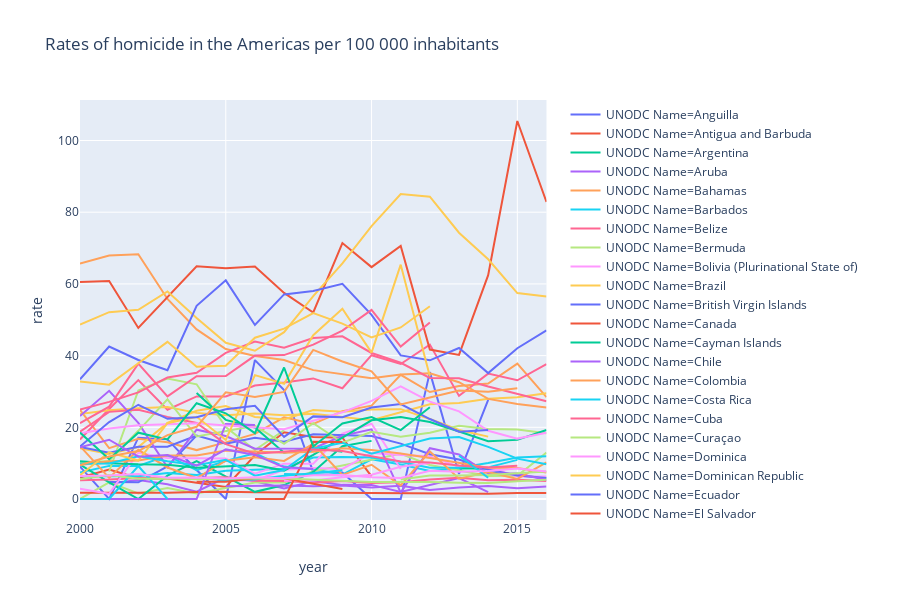

The notebook cell saved with this chart:
### Code cell
# Let's examine this one continent at a time
americas = rates[rates.Region == "Americas"]
fig_amer = px.line(americas, x="year", y="rate", color='UNODC Name', title='Rates of homicide in the Americas per 100 000 inhabitants')
fig_amer

### Figure 1 — Plotly figure (JSON) as saved in the notebook; plotly's stock layout.template omitted (floating-point values rounded to 4 significant figures)
{"data": [{"hoverlabel": {"namelength": 0}, "hovertemplate": "UNODC Name=Anguilla<br>year=%{x}<br>rate=%{y}", "legendgroup": "UNODC Name=Anguilla", "line": {"color": "#636efa", "dash": "solid"}, "mode": "lines", "name": "UNODC Name=Anguilla", "showlegend": true, "type": "scatter", "x": [2000, 2001, 2002, 2003, 2004, 2005, 2006, 2007, 2008, 2009, 2010, 2011, 2012, 2013, 2014, 2015, 2016], "xaxis": "x", "y": [9.033, 0, 17.11, 16.64, 8.104, 0, 38.75, 30.42, 7.485, 7.372, 0, 0, 35.39, 6.993, 27.66, null, null], "yaxis": "y"}, {"hoverlabel": {"namelength": 0}, "hovertemplate": "UNODC Name=Antigua and Barbuda<br>year=%{x}<br>rate=%{y}", "legendgroup": "UNODC Name=Antigua and Barbuda", "line": {"color": "#EF553B", "dash": "solid"}, "mode": "lines", "name": "UNODC Name=Antigua and Barbuda", "showlegend": true, "type": "scatter", "x": [2000, 2001, 2002, 2003, 2004, 2005, 2006, 2007, 2008, 2009, 2010, 2011, 2012, 2013, 2014, 2015, 2016], "xaxis": "x", "y": [5.982, 8.23, 5.796, 5.728, 4.532, 3.361, 12.18, 18.6, 17.3, 17.1, 6.338, null, 10.33, null, null, null, null], "yaxis": "y"}, {"hoverlabel": {"namelength": 0}, "hovertemplate": "UNODC Name=Argentina<br>year=%{x}<br>rate=%{y}", "legendgroup": "UNODC Name=Argentina", "line": {"color": "#00cc96", "dash": "solid"}, "mode": "lines", "name": "UNODC Name=Argentina", "showlegend": true, "type": "scatter", "x": [2000, 2001, 2002, 2003, 2004, 2005, 2006, 2007, 2008, 2009, 2010, 2011, 2012, 2013, 2014, 2015, 2016], "xaxis": "x", "y": [null, null, null, null, null, null, null, null, null, null, null, null, null, null, 7.508, 6.534, 5.943], "yaxis": "y"}, {"hoverlabel": {"namelength": 0}, "hovertemplate": "UNODC Name=Aruba<br>year=%{x}<br>rate=%{y}", "legendgroup": "UNODC Name=Aruba", "line": {"color": "#ab63fa", "dash": "solid"}, "mode": "lines", "name": "UNODC Name=Aruba", "showlegend": true, "type": "scatter", "x": [2000, 2001, 2002, 2003, 2004, 2005, 2006, 2007, 2008, 2009, 2010, 2011, 2012, 2013, 2014, 2015, 2016], "xaxis": "x", "y": [null, 4.306, 5.264, 4.123, 2.026, 5.998, 4.959, 2.964, 4.933, 3.943, 3.934, 1.96, 3.9, 5.815, 1.927, null, null], "yaxis": "y"}, {"hoverlabel": {"namelength": 0}, "hovertemplate": "UNODC Name=Bahamas<br>year=%{x}<br>rate=%{y}", "legendgroup": "UNODC Name=Bahamas", "line": {"color": "#FFA15A", "dash": "solid"}, "mode": "lines", "name": "UNODC Name=Bahamas", "showlegend": true, "type": "scatter", "x": [2000, 2001, 2002, 2003, 2004, 2005, 2006, 2007, 2008, 2009, 2010, 2011, 2012, 2013, 2014, 2015, 2016], "xaxis": "x", "y": [24.84, 14.19, 16.82, 15.84, 13.64, 15.79, 18.16, 22.79, 20.94, 24.52, 26.05, 34.65, 29.84, 31.54, 32.18, 37.74, 28.4], "yaxis": "y"}, {"hoverlabel": {"namelength": 0}, "hovertemplate": "UNODC Name=Barbados<br>year=%{x}<br>rate=%{y}", "legendgroup": "UNODC Name=Barbados", "line": {"color": "#19d3f3", "dash": "solid"}, "mode": "lines", "name": "UNODC Name=Barbados", "showlegend": true, "type": "scatter", "x": [2000, 2001, 2002, 2003, 2004, 2005, 2006, 2007, 2008, 2009, 2010, 2011, 2012, 2013, 2014, 2015, 2016], "xaxis": "x", "y": [7.412, 9.236, 9.209, 12.12, 8.056, 10.58, 12.73, 9.053, 8.294, 6.823, 11.09, 9.622, 7.813, 8.495, 8.822, 10.91, null], "yaxis": "y"}, {"hoverlabel": {"namelength": 0}, "hovertemplate": "UNODC Name=Belize<br>year=%{x}<br>rate=%{y}", "legendgroup": "UNODC Name=Belize", "line": {"color": "#FF6692", "dash": "solid"}, "mode": "lines", "name": "UNODC Name=Belize", "showlegend": true, "type": "scatter", "x": [2000, 2001, 2002, 2003, 2004, 2005, 2006, 2007, 2008, 2009, 2010, 2011, 2012, 2013, 2014, 2015, 2016], "xaxis": "x", "y": [16.58, 25.1, 33.18, 24.9, 28.61, 28.59, 31.64, 32.51, 33.64, 30.9, 40.11, 37.67, 43.06, 28.76, 34.97, 33.12, 37.6], "yaxis": "y"}, {"hoverlabel": {"namelength": 0}, "hovertemplate": "UNODC Name=Bermuda<br>year=%{x}<br>rate=%{y}", "legendgroup": "UNODC Name=Bermuda", "line": {"color": "#B6E880", "dash": "solid"}, "mode": "lines", "name": "UNODC Name=Bermuda", "showlegend": true, "type": "scatter", "x": [2000, 2001, 2002, 2003, 2004, 2005, 2006, 2007, 2008, 2009, 2010, 2011, 2012, 2013, 2014, 2015, 2016], "xaxis": "x", "y": [0, 4.664, 1.548, 3.083, 1.537, 3.071, 4.611, 4.623, 7.737, 9.331, 10.95, 12.58, 9.497, 7.965, 6.412, 6.451, 12.96], "yaxis": "y"}, {"hoverlabel": {"namelength": 0}, "hovertemplate": "UNODC Name=Bolivia (Plurinational State of)<br>year=%{x}<br>rate=%{y}", "legendgroup": "UNODC Name=Bolivia (Plurinational State of)", "line": {"color": "#FF97FF", "dash": "solid"}, "mode": "lines", "name": "UNODC Name=Bolivia (Plurinational State of)", "showlegend": true, "type": "scatter", "x": [2000, 2001, 2002, 2003, 2004, 2005, 2006, 2007, 2008, 2009, 2010, 2011, 2012, 2013, 2014, 2015, 2016], "xaxis": "x", "y": [null, null, null, null, null, 5.238, 5.192, 8.156, 8.625, 8.392, 12.83, 12.26, 11.92, 8.961, 8.919, 6.257, 6.3], "yaxis": "y"}, {"hoverlabel": {"namelength": 0}, "hovertemplate": "UNODC Name=Brazil<br>year=%{x}<br>rate=%{y}", "legendgroup": "UNODC Name=Brazil", "line": {"color": "#FECB52", "dash": "solid"}, "mode": "lines", "name": "UNODC Name=Brazil", "showlegend": true, "type": "scatter", "x": [2000, 2001, 2002, 2003, 2004, 2005, 2006, 2007, 2008, 2009, 2010, 2011, 2012, 2013, 2014, 2015, 2016], "xaxis": "x", "y": [23.73, 24.74, 25.3, 25.66, 24.02, 23.35, 23.85, 23.36, 23.78, 22.84, 21.99, 24.2, 26.45, 26.76, 27.96, 28.38, 29.53], "yaxis": "y"}, {"hoverlabel": {"namelength": 0}, "hovertemplate": "UNODC Name=British Virgin Islands<br>year=%{x}<br>rate=%{y}", "legendgroup": "UNODC Name=British Virgin Islands", "line": {"color": "#636efa", "dash": "solid"}, "mode": "lines", "name": "UNODC Name=British Virgin Islands", "showlegend": true, "type": "scatter", "x": [2000, 2001, 2002, 2003, 2004, 2005, 2006, 2007, 2008, 2009, 2010, 2011, 2012, 2013, 2014, 2015, 2016], "xaxis": "x", "y": [null, 4.743, 4.645, 9.091, 17.75, null, 8.366, null, null, null, null, null, null, null, null, null, null], "yaxis": "y"}, {"hoverlabel": {"namelength": 0}, "hovertemplate": "UNODC Name=Canada<br>year=%{x}<br>rate=%{y}", "legendgroup": "UNODC Name=Canada", "line": {"color": "#EF553B", "dash": "solid"}, "mode": "lines", "name": "UNODC Name=Canada", "showlegend": true, "type": "scatter", "x": [2000, 2001, 2002, 2003, 2004, 2005, 2006, 2007, 2008, 2009, 2010, 2011, 2012, 2013, 2014, 2015, 2016], "xaxis": "x", "y": [1.776, 1.786, 1.858, 1.736, 1.956, 2.056, 1.862, 1.808, 1.838, 1.805, 1.627, 1.755, 1.57, 1.444, 1.463, 1.68, 1.684], "yaxis": "y"}, {"hoverlabel": {"namelength": 0}, "hovertemplate": "UNODC Name=Cayman Islands<br>year=%{x}<br>rate=%{y}", "legendgroup": "UNODC Name=Cayman Islands", "line": {"color": "#00cc96", "dash": "solid"}, "mode": "lines", "name": "UNODC Name=Cayman Islands", "showlegend": true, "type": "scatter", "x": [2000, 2001, 2002, 2003, 2004, 2005, 2006, 2007, 2008, 2009, 2010, 2011, 2012, 2013, 2014, 2015, 2016], "xaxis": "x", "y": [9.595, 4.617, 0, 6.518, 10.57, 6.17, 1.999, 3.885, 7.558, 14.74, 16.21, null, null, 8.566, 8.45, null, null], "yaxis": "y"}, {"hoverlabel": {"namelength": 0}, "hovertemplate": "UNODC Name=Chile<br>year=%{x}<br>rate=%{y}", "legendgroup": "UNODC Name=Chile", "line": {"color": "#ab63fa", "dash": "solid"}, "mode": "lines", "name": "UNODC Name=Chile", "showlegend": true, "type": "scatter", "x": [2000, 2001, 2002, 2003, 2004, 2005, 2006, 2007, 2008, 2009, 2010, 2011, 2012, 2013, 2014, 2015, 2016], "xaxis": "x", "y": [null, null, null, 3.247, null, 3.567, 3.615, 3.735, 3.529, 3.743, 3.184, 3.708, 2.507, 3.184, 3.622, 3.006, 3.463], "yaxis": "y"}, {"hoverlabel": {"namelength": 0}, "hovertemplate": "UNODC Name=Colombia<br>year=%{x}<br>rate=%{y}", "legendgroup": "UNODC Name=Colombia", "line": {"color": "#FFA15A", "dash": "solid"}, "mode": "lines", "name": "UNODC Name=Colombia", "showlegend": true, "type": "scatter", "x": [2000, 2001, 2002, 2003, 2004, 2005, 2006, 2007, 2008, 2009, 2010, 2011, 2012, 2013, 2014, 2015, 2016], "xaxis": "x", "y": [65.68, 67.92, 68.28, 55.8, 47.3, 41.84, 39.87, 38.76, 35.95, 34.83, 33.67, 34.75, 35.07, 32.57, 27.92, 26.5, 25.5], "yaxis": "y"}, {"hoverlabel": {"namelength": 0}, "hovertemplate": "UNODC Name=Costa Rica<br>year=%{x}<br>rate=%{y}", "legendgroup": "UNODC Name=Costa Rica", "line": {"color": "#19d3f3", "dash": "solid"}, "mode": "lines", "name": "UNODC Name=Costa Rica", "showlegend": true, "type": "scatter", "x": [2000, 2001, 2002, 2003, 2004, 2005, 2006, 2007, 2008, 2009, 2010, 2011, 2012, 2013, 2014, 2015, 2016], "xaxis": "x", "y": [6.343, 6.43, 6.35, 7.271, 6.687, 7.886, 8.146, 8.445, 11.56, 11.7, 11.59, 10.3, 8.745, 8.733, 10.03, 11.59, 11.9], "yaxis": "y"}, {"hoverlabel": {"namelength": 0}, "hovertemplate": "UNODC Name=Cuba<br>year=%{x}<br>rate=%{y}", "legendgroup": "UNODC Name=Cuba", "line": {"color": "#FF6692", "dash": "solid"}, "mode": "lines", "name": "UNODC Name=Cuba", "showlegend": true, "type": "scatter", "x": [2000, 2001, 2002, 2003, 2004, 2005, 2006, 2007, 2008, 2009, 2010, 2011, 2012, 2013, 2014, 2015, 2016], "xaxis": "x", "y": [5.264, 5.408, 5.892, 5.709, 5.858, 6.062, 5.099, 5.025, 4.554, 4.992, 4.456, 4.703, 5.456, 5.906, 5.245, 5.401, 4.988], "yaxis": "y"}, {"hoverlabel": {"namelength": 0}, "hovertemplate": "UNODC Name=Curaçao<br>year=%{x}<br>rate=%{y}", "legendgroup": "UNODC Name=Curaçao", "line": {"color": "#B6E880", "dash": "solid"}, "mode": "lines", "name": "UNODC Name=Curaçao", "showlegend": true, "type": "scatter", "x": [2000, 2001, 2002, 2003, 2004, 2005, 2006, 2007, 2008, 2009, 2010, 2011, 2012, 2013, 2014, 2015, 2016], "xaxis": "x", "y": [null, 7.676, 30.27, 33.59, 31.99, 20.09, 13.65, 19.19, null, null, null, null, null, null, null, null, null], "yaxis": "y"}, {"hoverlabel": {"namelength": 0}, "hovertemplate": "UNODC Name=Dominica<br>year=%{x}<br>rate=%{y}", "legendgroup": "UNODC Name=Dominica", "line": {"color": "#FF97FF", "dash": "solid"}, "mode": "lines", "name": "UNODC Name=Dominica", "showlegend": true, "type": "scatter", "x": [2000, 2001, 2002, 2003, 2004, 2005, 2006, 2007, 2008, 2009, 2010, 2011, 2012, 2013, 2014, 2015, 2016], "xaxis": "x", "y": [2.87, 1.435, 12.89, 11.41, 11.37, 11.33, 7.061, 9.866, 9.849, 18.25, 21.0, 8.366, null, null, null, null, null], "yaxis": "y"}, {"hoverlabel": {"namelength": 0}, "hovertemplate": "UNODC Name=Dominican Republic<br>year=%{x}<br>rate=%{y}", "legendgroup": "UNODC Name=Dominican Republic", "line": {"color": "#FECB52", "dash": "solid"}, "mode": "lines", "name": "UNODC Name=Dominican Republic", "showlegend": true, "type": "scatter", "x": [2000, 2001, 2002, 2003, 2004, 2005, 2006, 2007, 2008, 2009, 2010, 2011, 2012, 2013, 2014, 2015, 2016], "xaxis": "x", "y": [14.13, 12.59, 14.48, 21.21, 24.6, 25.92, 22.88, 22.21, 24.84, 24.31, 24.99, 25.06, 22.33, 19.24, 17.39, null, 15.18], "yaxis": "y"}, {"hoverlabel": {"namelength": 0}, "hovertemplate": "UNODC Name=Ecuador<br>year=%{x}<br>rate=%{y}", "legendgroup": "UNODC Name=Ecuador", "line": {"color": "#636efa", "dash": "solid"}, "mode": "lines", "name": "UNODC Name=Ecuador", "showlegend": true, "type": "scatter", "x": [2000, 2001, 2002, 2003, 2004, 2005, 2006, 2007, 2008, 2009, 2010, 2011, 2012, 2013, 2014, 2015, 2016], "xaxis": "x", "y": [14.51, 12.9, 14.58, 14.58, 17.69, 15.44, 17.08, 16.0, 18.04, 17.87, 17.56, 15.44, 12.47, 11.01, 8.244, 6.535, 5.854], "yaxis": "y"}, {"hoverlabel": {"namelength": 0}, "hovertemplate": "UNODC Name=El Salvador<br>year=%{x}<br>rate=%{y}", "legendgroup": "UNODC Name=El Salvador", "line": {"color": "#EF553B", "dash": "solid"}, "mode": "lines", "name": "UNODC Name=El Salvador", "showlegend": true, "type": "scatter", "x": [2000, 2001, 2002, 2003, 2004, 2005, 2006, 2007, 2008, 2009, 2010, 2011, 2012, 2013, 2014, 2015, 2016], "xaxis": "x", "y": [60.52, 60.79, 47.72, 56.2, 64.94, 64.39, 64.84, 57.48, 52.03, 71.4, 64.68, 70.58, 41.7, 40.2, 62.42, 105.4, 82.84], "yaxis": "y"}, {"hoverlabel": {"namelength": 0}, "hovertemplate": "UNODC Name=French Guiana<br>year=%{x}<br>rate=%{y}", "legendgroup": "UNODC Name=French Guiana", "line": {"color": "#00cc96", "dash": "solid"}, "mode": "lines", "name": "UNODC Name=French Guiana", "showlegend": true, "type": "scatter", "x": [2000, 2001, 2002, 2003, 2004, 2005, 2006, 2007, 2008, 2009, 2010, 2011, 2012, 2013, 2014, 2015, 2016], "xaxis": "x", "y": [null, null, null, null, 29.58, 22.08, 19.94, 12.92, 14.39, 13.15, null, null, null, null, null, null, null], "yaxis": "y"}, {"hoverlabel": {"namelength": 0}, "hovertemplate": "UNODC Name=Greenland<br>year=%{x}<br>rate=%{y}", "legendgroup": "UNODC Name=Greenland", "line": {"color": "#ab63fa", "dash": "solid"}, "mode": "lines", "name": "UNODC Name=Greenland", "showlegend": true, "type": "scatter", "x": [2000, 2001, 2002, 2003, 2004, 2005, 2006, 2007, 2008, 2009, 2010, 2011, 2012, 2013, 2014, 2015, 2016], "xaxis": "x", "y": [23.14, 30.18, 21.23, 8.817, 19.35, 17.56, 14.04, 14.05, 14.07, 17.63, 19.42, 1.768, 14.17, 12.41, 7.094, 7.095, 5.314], "yaxis": "y"}, {"hoverlabel": {"namelength": 0}, "hovertemplate": "UNODC Name=Grenada<br>year=%{x}<br>rate=%{y}", "legendgroup": "UNODC Name=Grenada", "line": {"color": "#FFA15A", "dash": "solid"}, "mode": "lines", "name": "UNODC Name=Grenada", "showlegend": true, "type": "scatter", "x": [2000, 2001, 2002, 2003, 2004, 2005, 2006, 2007, 2008, 2009, 2010, 2011, 2012, 2013, 2014, 2015, 2016], "xaxis": "x", "y": [14.76, 5.891, 13.71, 8.791, 5.845, 10.68, 11.62, 10.62, 15.39, 6.712, 9.553, 3.807, 13.27, 5.665, 7.522, 5.617, 10.25], "yaxis": "y"}, {"hoverlabel": {"namelength": 0}, "hovertemplate": "UNODC Name=Guadeloupe<br>year=%{x}<br>rate=%{y}", "legendgroup": "UNODC Name=Guadeloupe", "line": {"color": "#19d3f3", "dash": "solid"}, "mode": "lines", "name": "UNODC Name=Guadeloupe", "showlegend": true, "type": "scatter", "x": [2000, 2001, 2002, 2003, 2004, 2005, 2006, 2007, 2008, 2009, 2010, 2011, 2012, 2013, 2014, 2015, 2016], "xaxis": "x", "y": [null, null, null, null, 5.951, 5.233, 5.427, 6.518, 7.153, 8.012, null, null, null, null, null, null, null], "yaxis": "y"}, {"hoverlabel": {"namelength": 0}, "hovertemplate": "UNODC Name=Guatemala<br>year=%{x}<br>rate=%{y}", "legendgroup": "UNODC Name=Guatemala", "line": {"color": "#FF6692", "dash": "solid"}, "mode": "lines", "name": "UNODC Name=Guatemala", "showlegend": true, "type": "scatter", "x": [2000, 2001, 2002, 2003, 2004, 2005, 2006, 2007, 2008, 2009, 2010, 2011, 2012, 2013, 2014, 2015, 2016], "xaxis": "x", "y": [24.93, 27.09, 29.74, 33.89, 35.22, 40.76, 43.93, 42.2, 44.92, 45.39, 40.74, 38.0, 33.76, 33.68, 31.39, 29.4, 27.26], "yaxis": "y"}, {"hoverlabel": {"namelength": 0}, "hovertemplate": "UNODC Name=Guyana<br>year=%{x}<br>rate=%{y}", "legendgroup": "UNODC Name=Guyana", "line": {"color": "#B6E880", "dash": "solid"}, "mode": "lines", "name": "UNODC Name=Guyana", "showlegend": true, "type": "scatter", "x": [2000, 2001, 2002, 2003, 2004, 2005, 2006, 2007, 2008, 2009, 2010, 2011, 2012, 2013, 2014, 2015, 2016], "xaxis": "x", "y": [10.09, 10.63, 19.02, 27.8, 17.43, 18.91, 20.41, 15.38, 21.17, 15.69, 18.75, 17.35, 18.46, 20.45, 19.52, 19.39, 18.37], "yaxis": "y"}, {"hoverlabel": {"namelength": 0}, "hovertemplate": "UNODC Name=Haiti<br>year=%{x}<br>rate=%{y}", "legendgroup": "UNODC Name=Haiti", "line": {"color": "#FF97FF", "dash": "solid"}, "mode": "lines", "name": "UNODC Name=Haiti", "showlegend": true, "type": "scatter", "x": [2000, 2001, 2002, 2003, 2004, 2005, 2006, 2007, 2008, 2009, 2010, 2011, 2012, 2013, 2014, 2015, 2016], "xaxis": "x", "y": [null, null, null, null, null, null, null, 5.085, 5.131, 6.069, 6.77, 9.009, 10.04, null, null, null, null], "yaxis": "y"}, {"hoverlabel": {"namelength": 0}, "hovertemplate": "UNODC Name=Honduras<br>year=%{x}<br>rate=%{y}", "legendgroup": "UNODC Name=Honduras", "line": {"color": "#FECB52", "dash": "solid"}, "mode": "lines", "name": "UNODC Name=Honduras", "showlegend": true, "type": "scatter", "x": [2000, 2001, 2002, 2003, 2004, 2005, 2006, 2007, 2008, 2009, 2010, 2011, 2012, 2013, 2014, 2015, 2016], "xaxis": "x", "y": [48.68, 52.11, 52.79, 57.91, 50.51, 43.56, 41.35, 46.55, 56.59, 65.71, 76.1, 85.06, 84.32, 74.28, 66.87, 57.45, 56.52], "yaxis": "y"}, {"hoverlabel": {"namelength": 0}, "hovertemplate": "UNODC Name=Jamaica<br>year=%{x}<br>rate=%{y}", "legendgroup": "UNODC Name=Jamaica", "line": {"color": "#636efa", "dash": "solid"}, "mode": "lines", "name": "UNODC Name=Jamaica", "showlegend": true, "type": "scatter", "x": [2000, 2001, 2002, 2003, 2004, 2005, 2006, 2007, 2008, 2009, 2010, 2011, 2012, 2013, 2014, 2015, 2016], "xaxis": "x", "y": [33.39, 42.55, 38.77, 35.94, 53.91, 60.99, 48.55, 57.07, 58.03, 60.02, 51.36, 40.04, 38.68, 42.11, 35.11, 42.06, 47.01], "yaxis": "y"}, {"hoverlabel": {"namelength": 0}, "hovertemplate": "UNODC Name=Martinique<br>year=%{x}<br>rate=%{y}", "legendgroup": "UNODC Name=Martinique", "line": {"color": "#EF553B", "dash": "solid"}, "mode": "lines", "name": "UNODC Name=Martinique", "showlegend": true, "type": "scatter", "x": [2000, 2001, 2002, 2003, 2004, 2005, 2006, 2007, 2008, 2009, 2010, 2011, 2012, 2013, 2014, 2015, 2016], "xaxis": "x", "y": [null, null, null, null, 4.798, 4.785, 5.785, 5.785, 4.281, 2.776, null, null, null, null, null, null, null], "yaxis": "y"}, {"hoverlabel": {"namelength": 0}, "hovertemplate": "UNODC Name=Mexico<br>year=%{x}<br>rate=%{y}", "legendgroup": "UNODC Name=Mexico", "line": {"color": "#00cc96", "dash": "solid"}, "mode": "lines", "name": "UNODC Name=Mexico", "showlegend": true, "type": "scatter", "x": [2000, 2001, 2002, 2003, 2004, 2005, 2006, 2007, 2008, 2009, 2010, 2011, 2012, 2013, 2014, 2015, 2016], "xaxis": "x", "y": [10.56, 9.979, 9.667, 9.548, 8.719, 9.146, 9.494, 7.929, 12.32, 17.14, 21.95, 22.85, 21.49, 18.82, 16.11, 16.49, 19.26], "yaxis": "y"}, {"hoverlabel": {"namelength": 0}, "hovertemplate": "UNODC Name=Montserrat<br>year=%{x}<br>rate=%{y}", "legendgroup": "UNODC Name=Montserrat", "line": {"color": "#ab63fa", "dash": "solid"}, "mode": "lines", "name": "UNODC Name=Montserrat", "showlegend": true, "type": "scatter", "x": [2000, 2001, 2002, 2003, 2004, 2005, 2006, 2007, 2008, 2009, 2010, 2011, 2012, 2013, 2014, 2015, 2016], "xaxis": "x", "y": [0, 0, 0, 0, 0, 20.93, 20.64, null, 20.37, null, null, null, 19.88, null, null, null, null], "yaxis": "y"}, {"hoverlabel": {"namelength": 0}, "hovertemplate": "UNODC Name=Nicaragua<br>year=%{x}<br>rate=%{y}", "legendgroup": "UNODC Name=Nicaragua", "line": {"color": "#FFA15A", "dash": "solid"}, "mode": "lines", "name": "UNODC Name=Nicaragua", "showlegend": true, "type": "scatter", "x": [2000, 2001, 2002, 2003, 2004, 2005, 2006, 2007, 2008, 2009, 2010, 2011, 2012, 2013, 2014, 2015, 2016], "xaxis": "x", "y": [9.469, 10.53, 10.71, 12.12, 12.17, 13.55, 13.25, 12.93, 13.16, 14.15, 13.68, 12.71, 11.45, 9.99, 8.73, 8.616, 7.367], "yaxis": "y"}, {"hoverlabel": {"namelength": 0}, "hovertemplate": "UNODC Name=Panama<br>year=%{x}<br>rate=%{y}", "legendgroup": "UNODC Name=Panama", "line": {"color": "#19d3f3", "dash": "solid"}, "mode": "lines", "name": "UNODC Name=Panama", "showlegend": true, "type": "scatter", "x": [2000, 2001, 2002, 2003, 2004, 2005, 2006, 2007, 2008, 2009, 2010, 2011, 2012, 2013, 2014, 2015, 2016], "xaxis": "x", "y": [9.867, 9.904, 11.94, 10.5, 9.42, 10.93, 6.516, 8.078, 14.02, 15.7, 12.63, 14.81, 16.88, 17.27, 14.55, 11.26, 9.67], "yaxis": "y"}, {"hoverlabel": {"namelength": 0}, "hovertemplate": "UNODC Name=Paraguay<br>year=%{x}<br>rate=%{y}", "legendgroup": "UNODC Name=Paraguay", "line": {"color": "#FF6692", "dash": "solid"}, "mode": "lines", "name": "UNODC Name=Paraguay", "showlegend": true, "type": "scatter", "x": [2000, 2001, 2002, 2003, 2004, 2005, 2006, 2007, 2008, 2009, 2010, 2011, 2012, 2013, 2014, 2015, 2016], "xaxis": "x", "y": [18.76, 24.3, 24.91, 22.91, 21.2, 15.3, 12.61, 13.12, 13.78, 13.4, 11.93, 10.44, 10.17, 9.342, 8.821, 9.293, null], "yaxis": "y"}, {"hoverlabel": {"namelength": 0}, "hovertemplate": "UNODC Name=Peru<br>year=%{x}<br>rate=%{y}", "legendgroup": "UNODC Name=Peru", "line": {"color": "#B6E880", "dash": "solid"}, "mode": "lines", "name": "UNODC Name=Peru", "showlegend": true, "type": "scatter", "x": [2000, 2001, 2002, 2003, 2004, 2005, 2006, 2007, 2008, 2009, 2010, 2011, 2012, 2013, 2014, 2015, 2016], "xaxis": "x", "y": [null, null, null, null, null, null, null, null, null, null, null, 5.433, 6.525, 6.586, 6.703, 7.161, 7.666], "yaxis": "y"}, {"hoverlabel": {"namelength": 0}, "hovertemplate": "UNODC Name=Puerto Rico<br>year=%{x}<br>rate=%{y}", "legendgroup": "UNODC Name=Puerto Rico", "line": {"color": "#FF97FF", "dash": "solid"}, "mode": "lines", "name": "UNODC Name=Puerto Rico", "showlegend": true, "type": "scatter", "x": [2000, 2001, 2002, 2003, 2004, 2005, 2006, 2007, 2008, 2009, 2010, 2011, 2012, 2013, 2014, 2015, 2016], "xaxis": "x", "y": [18.3, 19.66, 20.57, 20.78, 21.1, 20.48, 19.92, 19.49, 21.82, 24.18, 27.36, 31.4, 27.15, 24.45, 19.02, 16.85, 18.51], "yaxis": "y"}, {"hoverlabel": {"namelength": 0}, "hovertemplate": "UNODC Name=Saint Kitts and Nevis<br>year=%{x}<br>rate=%{y}", "legendgroup": "UNODC Name=Saint Kitts and Nevis", "line": {"color": "#FECB52", "dash": "solid"}, "mode": "lines", "name": "UNODC Name=Saint Kitts and Nevis", "showlegend": true, "type": "scatter", "x": [2000, 2001, 2002, 2003, 2004, 2005, 2006, 2007, 2008, 2009, 2010, 2011, 2012, 2013, 2014, 2015, 2016], "xaxis": "x", "y": [6.612, 13.05, 10.72, 21.14, 22.93, 16.46, 34.55, 32.14, 45.7, 53.06, 40.82, 65.38, 34.23, null, null, null, null], "yaxis": "y"}, {"hoverlabel": {"namelength": 0}, "hovertemplate": "UNODC Name=Saint Lucia<br>year=%{x}<br>rate=%{y}", "legendgroup": "UNODC Name=Saint Lucia", "line": {"color": "#636efa", "dash": "solid"}, "mode": "lines", "name": "UNODC Name=Saint Lucia", "showlegend": true, "type": "scatter", "x": [2000, 2001, 2002, 2003, 2004, 2005, 2006, 2007, 2008, 2009, 2010, 2011, 2012, 2013, 2014, 2015, 2016], "xaxis": "x", "y": [14.65, 21.46, 26.29, 22.36, 22.8, 25.04, 26.0, 17.34, 23.05, 22.8, 25.5, 26.46, 22.31, 18.79, 19.27, null, null], "yaxis": "y"}, {"hoverlabel": {"namelength": 0}, "hovertemplate": "UNODC Name=Saint Pierre and Miquelon<br>year=%{x}<br>rate=%{y}", "legendgroup": "UNODC Name=Saint Pierre and Miquelon", "line": {"color": "#EF553B", "dash": "solid"}, "mode": "lines", "name": "UNODC Name=Saint Pierre and Miquelon", "showlegend": true, "type": "scatter", "x": [2000, 2001, 2002, 2003, 2004, 2005, 2006, 2007, 2008, 2009, 2010, 2011, 2012, 2013, 2014, 2015, 2016], "xaxis": "x", "y": [null, null, null, null, null, null, 0, 0, 15.95, 15.93, null, null, null, null, null, null, null], "yaxis": "y"}, {"hoverlabel": {"namelength": 0}, "hovertemplate": "UNODC Name=Saint Vincent and the Grenadines<br>year=%{x}<br>rate=%{y}", "legendgroup": "UNODC Name=Saint Vincent and the Grenadines", "line": {"color": "#00cc96", "dash": "solid"}, "mode": "lines", "name": "UNODC Name=Saint Vincent and the Grenadines", "showlegend": true, "type": "scatter", "x": [2000, 2001, 2002, 2003, 2004, 2005, 2006, 2007, 2008, 2009, 2010, 2011, 2012, 2013, 2014, 2015, 2016], "xaxis": "x", "y": [18.54, 11.11, 18.49, 16.61, 26.71, 23.91, 18.36, 36.68, 14.66, 21.05, 22.87, 19.21, 25.61, null, null, null, 36.46], "yaxis": "y"}, {"hoverlabel": {"namelength": 0}, "hovertemplate": "UNODC Name=Suriname<br>year=%{x}<br>rate=%{y}", "legendgroup": "UNODC Name=Suriname", "line": {"color": "#ab63fa", "dash": "solid"}, "mode": "lines", "name": "UNODC Name=Suriname", "showlegend": true, "type": "scatter", "x": [2000, 2001, 2002, 2003, 2004, 2005, 2006, 2007, 2008, 2009, 2010, 2011, 2012, 2013, 2014, 2015, 2016], "xaxis": "x", "y": [14.39, 16.54, 11.8, 12.29, 9.319, 13.83, 12.29, 8.829, 8.347, null, null, null, null, null, null, null, null], "yaxis": "y"}, {"hoverlabel": {"namelength": 0}, "hovertemplate": "UNODC Name=Trinidad and Tobago<br>year=%{x}<br>rate=%{y}", "legendgroup": "UNODC Name=Trinidad and Tobago", "line": {"color": "#FFA15A", "dash": "solid"}, "mode": "lines", "name": "UNODC Name=Trinidad and Tobago", "showlegend": true, "type": "scatter", "x": [2000, 2001, 2002, 2003, 2004, 2005, 2006, 2007, 2008, 2009, 2010, 2011, 2012, 2013, 2014, 2015, 2016], "xaxis": "x", "y": [9.464, 11.87, 13.38, 17.83, 20.15, 29.76, 28.47, 29.86, 41.59, 38.36, 35.61, 26.37, 28.32, 30.26, 29.9, 30.88, null], "yaxis": "y"}, {"hoverlabel": {"namelength": 0}, "hovertemplate": "UNODC Name=Turks and Caicos Islands<br>year=%{x}<br>rate=%{y}", "legendgroup": "UNODC Name=Turks and Caicos Islands", "line": {"color": "#19d3f3", "dash": "solid"}, "mode": "lines", "name": "UNODC Name=Turks and Caicos Islands", "showlegend": true, "type": "scatter", "x": [2000, 2001, 2002, 2003, 2004, 2005, 2006, 2007, 2008, 2009, 2010, 2011, 2012, 2013, 2014, 2015, 2016], "xaxis": "x", "y": [0, 0, 9.199, 0, null, 0, null, 6.983, 6.784, 6.613, null, null, null, 12.08, 5.928, null, null], "yaxis": "y"}, {"hoverlabel": {"namelength": 0}, "hovertemplate": "UNODC Name=United States Virgin Islands<br>year=%{x}<br>rate=%{y}", "legendgroup": "UNODC Name=United States Virgin Islands", "line": {"color": "#FF6692", "dash": "solid"}, "mode": "lines", "name": "UNODC Name=United States Virgin Islands", "showlegend": true, "type": "scatter", "x": [2000, 2001, 2002, 2003, 2004, 2005, 2006, 2007, 2008, 2009, 2010, 2011, 2012, 2013, 2014, 2015, 2016], "xaxis": "x", "y": [21.15, 25.76, 37.77, 28.61, 34.23, 34.33, 40.01, 40.13, 43.07, 46.96, 52.76, 42.52, 49.26, null, null, null, null], "yaxis": "y"}, {"hoverlabel": {"namelength": 0}, "hovertemplate": "UNODC Name=United States of America<br>year=%{x}<br>rate=%{y}", "legendgroup": "UNODC Name=United States of America", "line": {"color": "#B6E880", "dash": "solid"}, "mode": "lines", "name": "UNODC Name=United States of America", "showlegend": true, "type": "scatter", "x": [2000, 2001, 2002, 2003, 2004, 2005, 2006, 2007, 2008, 2009, 2010, 2011, 2012, 2013, 2014, 2015, 2016], "xaxis": "x", "y": [5.527, 6.682, 5.645, 5.699, 5.52, 5.672, 5.812, 5.698, 5.434, 5.031, 4.77, 4.713, 4.741, 4.538, 4.458, 4.965, 5.353], "yaxis": "y"}, {"hoverlabel": {"namelength": 0}, "hovertemplate": "UNODC Name=Uruguay<br>year=%{x}<br>rate=%{y}", "legendgroup": "UNODC Name=Uruguay", "line": {"color": "#FF97FF", "dash": "solid"}, "mode": "lines", "name": "UNODC Name=Uruguay", "showlegend": true, "type": "scatter", "x": [2000, 2001, 2002, 2003, 2004, 2005, 2006, 2007, 2008, 2009, 2010, 2011, 2012, 2013, 2014, 2015, 2016], "xaxis": "x", "y": [6.443, 6.552, 6.942, 5.924, 6.017, 5.713, 6.064, 5.809, 6.595, 6.721, 6.075, 5.878, 7.86, 7.629, 7.837, 8.538, 7.694], "yaxis": "y"}, {"hoverlabel": {"namelength": 0}, "hovertemplate": "UNODC Name=Venezuela (Bolivarian Republic of)<br>year=%{x}<br>rate=%{y}", "legendgroup": "UNODC Name=Venezuela (Bolivarian Republic of)", "line": {"color": "#FECB52", "dash": "solid"}, "mode": "lines", "name": "UNODC Name=Venezuela (Bolivarian Republic of)", "showlegend": true, "type": "scatter", "x": [2000, 2001, 2002, 2003, 2004, 2005, 2006, 2007, 2008, 2009, 2010, 2011, 2012, 2013, 2014, 2015, 2016], "xaxis": "x", "y": [32.76, 31.91, 37.85, 43.84, 36.92, 37.2, 45.0, 47.51, 51.84, 48.92, 45.06, 47.85, 53.76, null, 61.91, null, 56.33], "yaxis": "y"}], "layout": {"height": 600, "legend": {"tracegroupgap": 0}, "title": {"text": "Rates of homicide in the Americas per 100 000 inhabitants"}, "xaxis": {"anchor": "y", "domain": [0, 0.98], "title": {"text": "year"}}, "yaxis": {"anchor": "x", "domain": [0, 1], "title": {"text": "rate"}}}}
